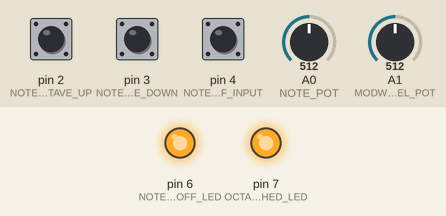
This sketch was run on a simulated Arduino Uno, built with avr-gcc and run on an emulated ATmega328P. Parts: output pins drawn as LEDs (lit = HIGH). The inputs (shaded band) are chosen by the test bench; at power-on: pin 4 (NOTE_ONOFF_INPUT) HIGH, pin 2 (NOTE_OCTAVE_UP) HIGH, pin 3 (NOTE_OCTAVE_DOWN) HIGH, A0 (NOTE_POT) = 512, A1 (MODWHEEL_POT) = 512. MIDI output is not drawn.

Above: at 1.2 s.
1.3 s: pin 4 (NOTE_ONOFF_INPUT) pulled LOW for 0.15 s
At 1.9 s:
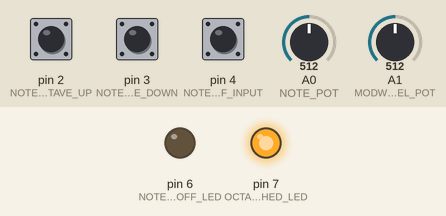
2.9 s: pin 4 (NOTE_ONOFF_INPUT) pulled LOW for 1 s
At 4.4 s:
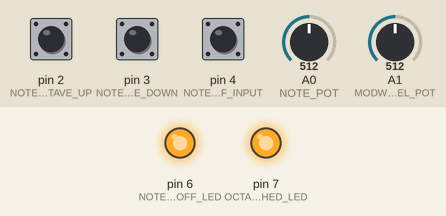
5.4 s: pin 4 (NOTE_ONOFF_INPUT) pulled LOW for 3.2 s
At 6.3 s:
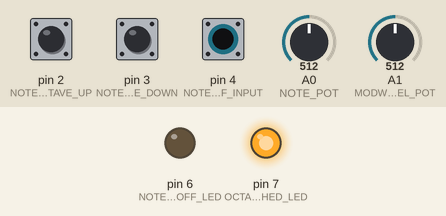
10.1 s: pin 2 (NOTE_OCTAVE_UP) pulsed LOW 5 times (0.12 s each, 0.3 s apart)
At 11.7 s:
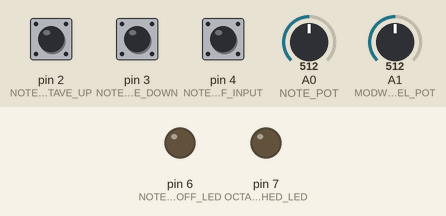
13.1 s: pin 4 (NOTE_ONOFF_INPUT) pulled LOW for 0.15 s
At 14.5 s:
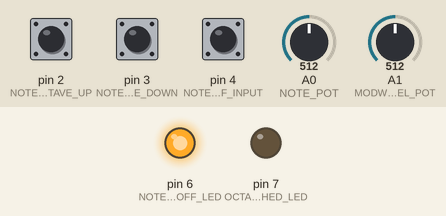
Timing chart, 0 to 15.7 s (numbered marks = the images above; inputs shaded):
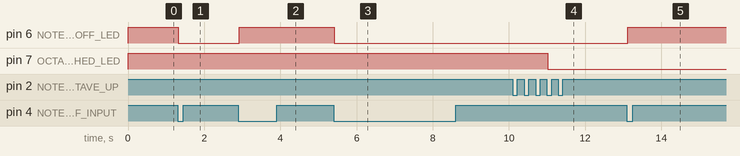

Measured:
- after the input at 1.3 s, pin 6 (NOTE_ONOFF_LED): HIGH → LOW at once
- after the input at 2.9 s, pin 6 (NOTE_ONOFF_LED): LOW → HIGH at once
- after the input at 5.4 s, pin 6 (NOTE_ONOFF_LED): HIGH → LOW at once
- after the input at 10.1 s, pin 7 (OCTAVE_BOUND_REACHED_LED): HIGH → LOW after 0.92 s
- after the input at 13.1 s, pin 6 (NOTE_ONOFF_LED): LOW → HIGH at once

The sketch:

Drone_MidiShield.ino
```cpp
// (licence header left out)
#include <MIDI.h>

// CONFIG
#define MIDI_CHANNEL 16
#define MODWHEEL_CC 1
#define OCTAVE_LOWER_BOUND 24
#define OCTAVE_UPPER_BOUND 96
#define DEBOUNCE_THRESHOLD 50

// buttons
#define NOTE_ONOFF_INPUT 4
#define NOTE_OCTAVE_UP 2
#define NOTE_OCTAVE_DOWN 3


// pots
#define NOTE_POT A0
#define MODWHEEL_POT A1

// leds
#define NOTE_ONOFF_LED 6
#define OCTAVE_BOUND_REACHED_LED 7

bool note_on = false;
int note = 0;
int mod_wheel = 0;
int octave = 48; // init to C3, ranges from C1 to C7

// Created and binds the MIDI interface to the default hardware Serial port
MIDI_CREATE_DEFAULT_INSTANCE();

bool buttonPressed(int buttonType)
{
  static unsigned int note_onoff_debounce = 0;
  static unsigned int octave_up_debounce = 0;
  static unsigned int octave_down_debounce = 0;

  switch(buttonType)
  {
    case(NOTE_ONOFF_INPUT):
    {
      int note_onoff_state = digitalRead(NOTE_ONOFF_INPUT);
      if(note_onoff_state == LOW)
      {
        note_onoff_debounce++;
        if(note_onoff_debounce == DEBOUNCE_THRESHOLD)
        {
          return true;
        }
      }
      else
      {
        note_onoff_debounce = 0;
      }
      break;
    }

    case NOTE_OCTAVE_UP:
    {
      int octave_up_state = digitalRead(NOTE_OCTAVE_UP);
      if(octave_up_state == LOW)
      {
        octave_up_debounce++;
        if(octave_up_debounce == DEBOUNCE_THRESHOLD)
        {
          return true;
        }
      }
      else
      {
        octave_up_debounce = 0;
      }
      break;
    }

    case NOTE_OCTAVE_DOWN:
    {
      int octave_down_state = digitalRead(NOTE_OCTAVE_DOWN);
      if(octave_down_state == LOW)
      {
        octave_down_debounce++;
        if(octave_down_debounce == DEBOUNCE_THRESHOLD)
        {
          return true;
        }
      }
      else
      {
        octave_down_debounce = 0;
      }
      break;
    }

    default: break;
  }

  return false;

}

void sendNoteOn()
{
  MIDI.sendNoteOn(octave+note, 127, MIDI_CHANNEL);
}

void sendNoteOff()
{
  MIDI.sendNoteOff(octave+note, 127, MIDI_CHANNEL);
}

void setup()
{
  pinMode(NOTE_ONOFF_INPUT, INPUT_PULLUP);
  pinMode(NOTE_OCTAVE_UP, INPUT_PULLUP);
  pinMode(NOTE_OCTAVE_DOWN, INPUT_PULLUP);

  pinMode(NOTE_ONOFF_LED, OUTPUT);
  pinMode(OCTAVE_BOUND_REACHED_LED, OUTPUT);

  digitalWrite(NOTE_ONOFF_LED, HIGH);

  MIDI.begin(MIDI_CHANNEL_OMNI);
  MIDI.turnThruOff();
}

void loop()
{

  // -- NOTE
  int new_note = map(analogRead(NOTE_POT), 0, 1023, 0, 11);
  if(new_note != note)
  {
    if(note_on) sendNoteOff();
    note = new_note;
    if(note_on) sendNoteOn();
  }

  // -- MOD WHEEL
  int new_modwheel = map(analogRead(MODWHEEL_POT), 0, 1023, 0, 127);
  if(new_modwheel != mod_wheel)
  {
    mod_wheel = new_modwheel;
    MIDI.sendControlChange(MODWHEEL_CC, mod_wheel, MIDI_CHANNEL);
  }

  // -- OCTAVE
  if(buttonPressed(NOTE_OCTAVE_UP))
  {
    if(octave < OCTAVE_UPPER_BOUND)
    {
      if(note_on) sendNoteOff();
      octave = octave + 12;
      if(note_on) sendNoteOn();
    }
  }

  if(buttonPressed(NOTE_OCTAVE_DOWN))
  {
    if(octave > OCTAVE_LOWER_BOUND)
    {
      if(note_on) sendNoteOff();
      octave = octave - 12;
      if(note_on) sendNoteOn();
    }
  }

  // turn red led on if bound reached
  if(octave == OCTAVE_UPPER_BOUND || octave == OCTAVE_LOWER_BOUND)
  {
    digitalWrite(OCTAVE_BOUND_REACHED_LED, LOW);
  }
  else
  {
    digitalWrite(OCTAVE_BOUND_REACHED_LED, HIGH);
  }

  // -- NOTE ON/OFF
  if(buttonPressed(NOTE_ONOFF_INPUT))
  {
    // button pressed toggle note on/off
    note_on = !note_on;
    if(note_on)
    {
      sendNoteOn();
    }
    else
    {
      sendNoteOff();
    }
  }
  digitalWrite(NOTE_ONOFF_LED, note_on ? LOW : HIGH);


}
```
